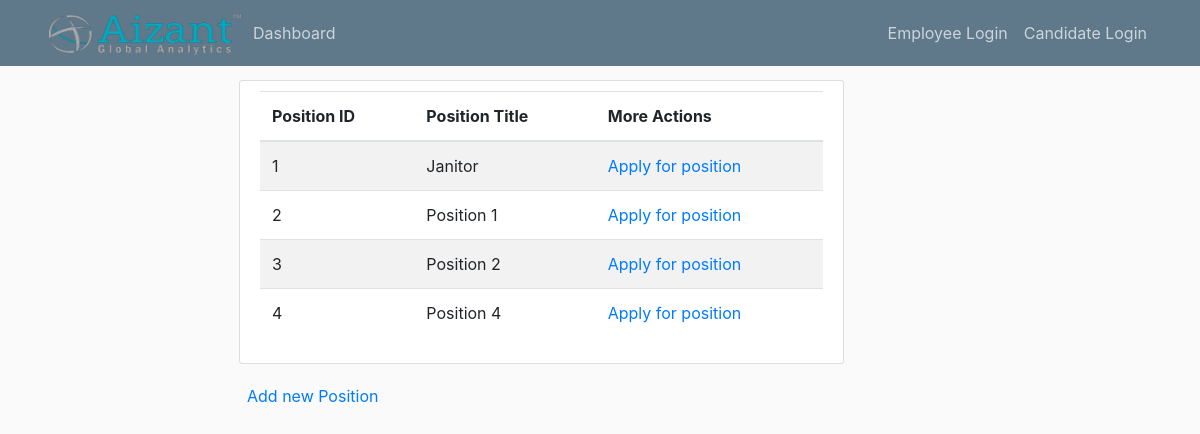
The page /position/all on the database as committed earlier.
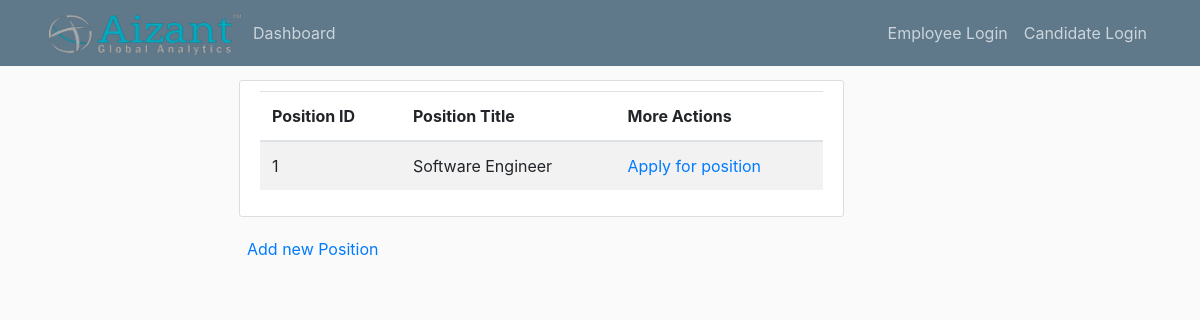
The same page on the database as committed later.
### app/models.py (models this page shows, shortened)
class Position(db.Model):
    id = db.Column(db.Integer, primary_key=True)
    title = db.Column(db.String)
    description = db.Column(db.String(500))
    required_number = db.Column(db.Integer)
    number_applied = db.Column(db.Integer)
    applications = db.relationship('Application', backref='application')

### app/routes.py (the view)
@app.route('/position/all')
def view_all_positions():
    positions = Position.query.all()
    return render_template('view_position_list.html', positions=positions)

### app/templates/view_position_list.html
{% extends 'layout.html' %}
{% block content %}
    <div class="content-section">
        <table class="table table-striped">
            <thead>
            <tr>
                <th scope="col">Position ID</th>
                <th scope="col">Position Title</th>
                <th scope="col">More Actions</th>
            </tr>
            </thead>
            <tbody>
            {% for position in positions %}
                <tr>
                    <td>{{ position.id }}</td>
                    <td>{{ position.title }}</td>
                    {% if current_user.role %}
                    <td><a href="{{ url_for('view_position', position_id=position.id) }}">Click here for more details</a> </td>
                    {% else %}
                    <td><a href="{{ url_for('create_application', job_id=position.id) }}">Apply for position</a> </td>
                    {% endif %}
                </tr>
            {% endfor %}
            </tbody>
        </table>
    </div>
    <p>
        <a class="ml-2" href="{{ url_for('create_new_position') }}">Add new Position</a>
    </p>
{% endblock %}

### app/templates/layout.html (shortened to what this page needs)
<!DOCTYPE html>
<html lang="en">
<head>
    <link rel="stylesheet" href="https://stackpath.bootstrapcdn.com/bootstrap/4.3.1/css/bootstrap.min.css">
    <link rel="stylesheet" type="text/css" href="{{ url_for('static', filename='main.css') }}">
</head>
<body>
<header class="site-header">
    <nav class="navbar navbar-expand-md navbar-dark bg-steel fixed-top">
        <div class="container">
            <img id="logo" src="{{ url_for('static', filename='aizant-logo-text.png') }}">
            <div class="collapse navbar-collapse" id="navbarToggle">
                <div class="navbar-nav mr-auto">
                    <a class="nav-item nav-link">Dashboard</a>
                </div>
                <div class="navbar-nav">
                    {% if current_user.is_authenticated %}
                        <a class="nav-item nav-link" href="{{ url_for('update_info') }}">Account</a>
                        <a class="nav-item nav-link" href="{{ url_for('logout') }}">Logout</a>
                    {% else %}
                        <a class="nav-item nav-link" href="{{ url_for('login') }}">Employee Login</a>
                        <a class="nav-item nav-link" href="{{ url_for('candidateLogin') }}">Candidate Login</a>
                    {% endif %}
                </div>
            </div>
        </div>
    </nav>
</header>
<div class="container-fluid">
    <div class="row">
        <main role="main" class="col-md-9 ml-sm-auto col-lg-10 px-4">
            <div class="col-md-8">
                {% block content %}{% endblock %}
            </div>
        </main>
    </div>
</div>
</body>
</html>

### app/static/main.css (style rules this page uses)
body { background: #fafafa; color: #333333; margin-top: 5rem; }
.bg-steel { background-color: #5f788a; }
.site-header .navbar-nav .nav-link { color: #cbd5db; }
.content-section { background: #ffffff; padding: 10px 20px; border: 1px solid #dddddd; border-radius: 3px; margin-bottom: 20px; }
#logo { height: 50px; width: 200px; }

Rows that differ between the two databases and show on the page:
removed Position: id "2", title "Position 1"
removed Position: id "3", title "Position 2"
removed Position: id "4", title "Position 4"
changed Position id 1: title "Janitor" → "Software Engineer"
